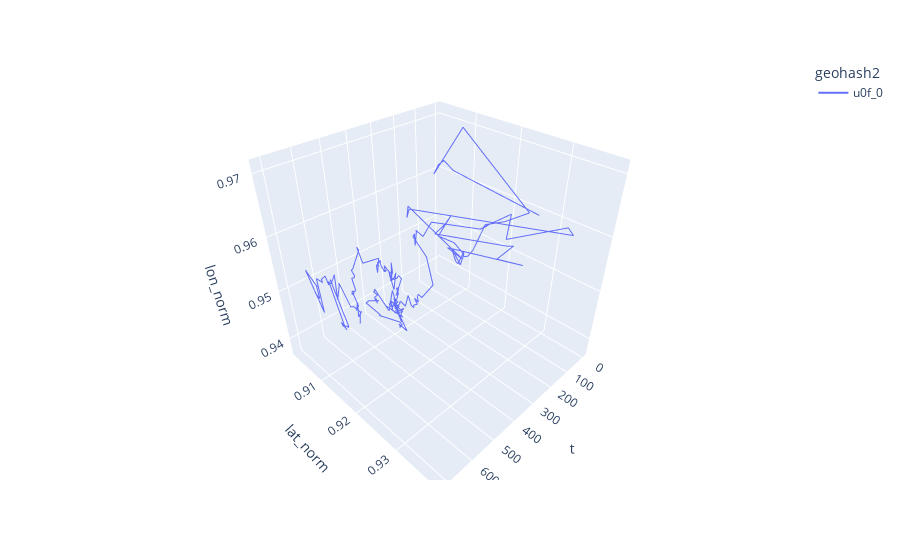

Write notebook code for a chart like this one.
### Code cell
px.line_3d(df[df.tid == 1], x="t", y="lat_norm", z="lon_norm", color="geohash2")

### Figure 1 — Plotly figure (JSON) as saved in the notebook; plotly's stock layout.template omitted (floating-point values rounded to 4 significant figures; data arrays with more than 128 entries replaced by an {"elided": "..."} marker saying what was removed)
{"data": [{"hovertemplate": "geohash2=u0f_0<br>t=%{x}<br>lat_norm=%{y}<br>lon_norm=%{z}<extra></extra>", "legendgroup": "u0f_0", "line": {"color": "#636efa", "dash": "solid"}, "marker": {"symbol": "circle"}, "mode": "lines", "name": "u0f_0", "scene": "scene", "showlegend": true, "type": "scatter3d", "x": {"elided": "207 int values"}, "y": {"elided": "207 float values"}, "z": {"elided": "207 float values"}}], "layout": {"legend": {"title": {"text": "geohash2"}, "tracegroupgap": 0}, "margin": {"t": 60}, "scene": {"domain": {"x": [0, 1], "y": [0, 1]}, "xaxis": {"title": {"text": "t"}}, "yaxis": {"title": {"text": "lat_norm"}}, "zaxis": {"title": {"text": "lon_norm"}}}}}
